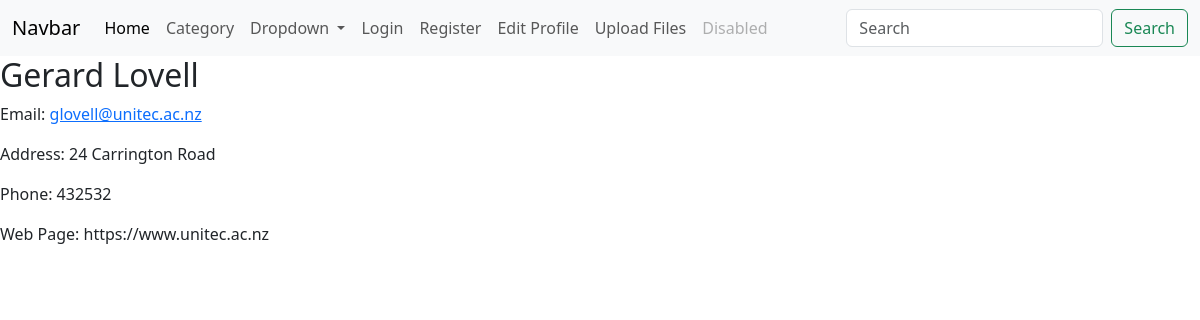
The app's page /user/profile/3 with its own data.
### blog/models.py (models this page shows, shortened)
class Profile(models.Model):
    address = models.CharField(max_length=255)
    phone_number = models.CharField(max_length=15)
    user = models.OneToOneField(User, on_delete=models.SET_NULL, null=True)
    web_page = models.URLField(null=True,blank=True)

### blog/views.py (the view)
# urls.py: path("user/profile/<int:pk>", ProfileDetailView.as_view(),
class ProfileDetailView(DetailView):
    template_name = "user_profile_detail.html"
    model = Profile

### blog/templates/user_profile_detail.html (shortened to what this page needs)
{% extends 'base.html' %}
{% block content %}
<h2>
    {{ profile.user.first_name }}
    {{ profile.user.last_name }}
</h2>
    <p>Email:
        <a href="mailto:{{ profile.user.email }}">
            {{ profile.user.email }}
        </a>
    </p>
    <p>Address: {{ profile.address }}</p>
    <p>Phone: {{ profile.phone_number }}</p>
    <p>Web Page: {{ profile.web_page }}</p>
{% endblock %}

### records on screen
Profile: user.first_name "Gerard", user.last_name "Lovell", user.email "glovell@unitec.ac.nz", address "24 Carrington Road", phone_number "432532", web_page "https://www.unitec.ac.nz"
